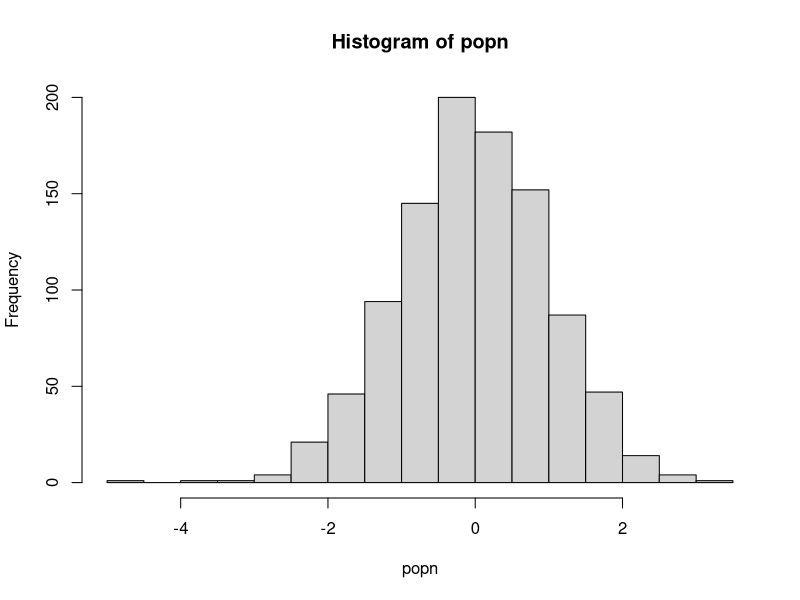

The R source for this figure:
#####Functions#####

## A function to take a sample of size n from a population "popn" and return its mean
myexperiment <- function(popn, n){
  pop_sample <-sample(popn, n, replace = FALSE)
  return(mean(pop_sample))
}

## Calculate means using a for loop without preallocation:
loopy_sample1 <- function(popn, n, num){
  result1 <- vector()#Initialize empty vector of size 1 
  for(i in 1:num){
    result1 <- c(result1, myexperiment(popn, n))
  }
  return (result1)
}

## To run "num" iterations of the experiment using a for loop on a vector with preallocation:
loopy_sample2 <- function(popn, n, num){
  result2 <- vector(,num)#Preallocate expected size
  for(i in 1:num){
    result2[i] <- myexperiment(popn, n)
  }
  return (result2)
}

## To run "num" iterations of the experiment using a for loop on a list with preallocation:
loopy_sample3 <- function(popn, n, num){
  result3 <- vector("list", num) #Preallocate expected size
  for(i in 1:num){
    result3[[i]] <- myexperiment(popn, n)
  }
  return(result3)
}

## To run "num" iterations of the experiment using vectorization with lapply:
lapply_sample <- function(popn, n, num){
  result4 <- lapply(1:num, function(i) myexperiment(popn, n)) #return a list
  return (result4)
}

## To run "num" iterations of the experiment using vectorization with sapply:
sapply_sample <- function(popn, n, num){
  result5 <- sapply(1:num, function(i) myexperiment(popn, n))#return a vector
  return (result5)
}


popn <- rnorm(1000)#Generate the population
hist(popn) #histogram of popn
n <- 20 # sample size for each experiment
num <- 1000 # Number of times to rerun the experiment

print("The loopy, non-preallocation approach takes:" )
print(system.time(loopy_sample1(popn, n, num)))

print("The loopy, but with preallocation approach takes:" )
print(system.time(loopy_sample2(popn, n, num)))

print("The loopy, non-preallocation approach takes:" )
print(system.time(loopy_sample3(popn, n, num)))

print("The vectorized sapply approach takes:" )
print(system.time(sapply_sample(popn, n, num)))

print("The vectorized lapply approach takes:" )
print(system.time(lapply_sample(popn, n, num)))










